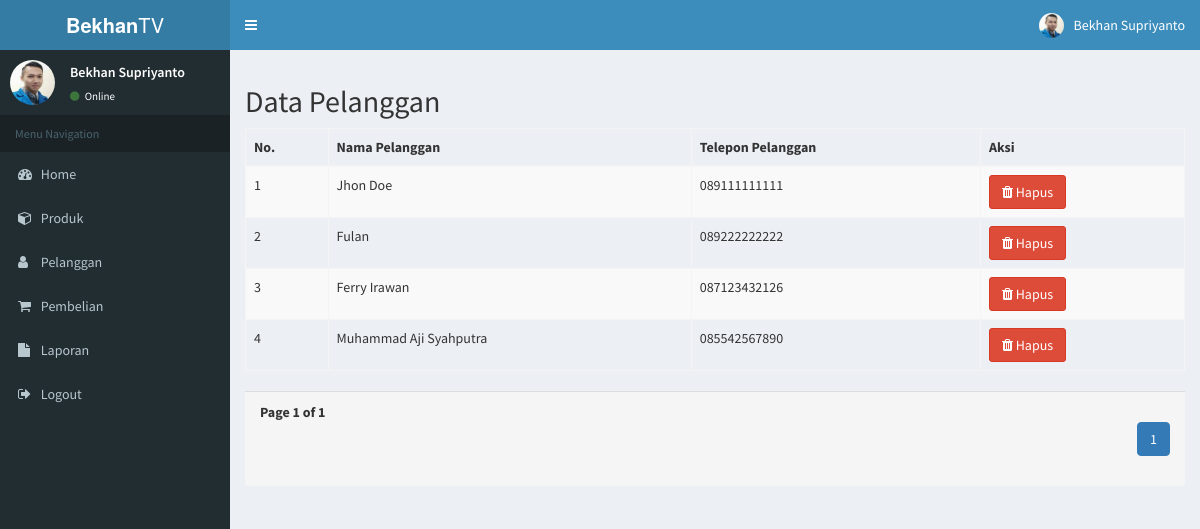
Page /admin/index.php?halaman=pelanggan (signed in) on the committed database.
### tables this page shows
CREATE TABLE `pelanggan` (
  `id_pelanggan` int(11) NOT NULL,
  `email_pelanggan` varchar(100) NOT NULL,
  `password_pelanggan` varchar(50) NOT NULL,
  `nama_pelanggan` varchar(100) NOT NULL,
  `telepon_pelanggan` varchar(20) NOT NULL,
  `alamat_pelanggan` text NOT NULL
);

### admin/pelanggan.php (the view, shortened to what this page needs)
<?php
	$result = mysqli_query($koneksi, "SELECT * FROM pelanggan");
	$rows = [];
	while( $row = mysqli_fetch_assoc($result) ) {
		$rows[] = $row;
	}
	$jmlData = count($rows);
	$jmlHalaman = ceil($jmlData / 10);
	$halamanAktif3 = ( isset($_GET['halamanaktif3']) ) ? $_GET['halamanaktif3'] : 1;
	$halamanAwal = ( 10 * $halamanAktif3) - 10;
?>
<h2 class="">Data Pelanggan</h2>
<div class="table-responsive">
	<table class="table table-bordered table-striped">
		<thead>
			<tr>
				<th>No.</th>
				<th>Nama Pelanggan</th>
				<th>Telepon Pelanggan</th>
				<th>Aksi</th>
			</tr>
		</thead>
		<tbody>
			<?php $no = 1; ?>
			<?php $ambil = $koneksi->query("SELECT * FROM pelanggan LIMIT $halamanAwal, 10"); ?>
			<?php while($pecah = $ambil->fetch_assoc()) { ?>
			<tr>
				<td><?=$no; ?></td>
				<td><?=$pecah['nama_pelanggan']; ?></td>
				<td><?=$pecah['telepon_pelanggan'] ?></td>
				<td><a href="index.php?halaman=hapus_pelanggan&id=<?=$pecah['id_pelanggan']; ?>" onclick="return confirm('Yakin ingin hapus data ini ?')" class="btn btn-danger"><i class="fa fa-trash"></i> Hapus</a></td>
			</tr>
			<?php $no++; ?>
			<?php } ?>
		</tbody>
	</table>
</div>
<div class="panel-footer">
	<div class="row">
		<div class="col col-xs-4">
			<strong>Page <?php echo $halamanAktif3; ?> of <?php echo $jmlHalaman; ?></strong>
		</div>
		<div class="col col-xs-8">
			<ul class="pagination hidden-xs pull-right">
				<?php for($i = 1; $i <= $jmlHalaman; $i++) : ?>
				<?php if($i == $halamanAktif3) : ?>
					<li class="active"><a href="?halamanaktif3=<?=$i; ?>"><?=$i; ?></a></li>
				<?php else : ?>
					<li><a href="?halamanaktif3=<?=$i; ?>"><?=$i; ?></a></li>
				<?php endif; ?>
				<?php endfor; ?>
			</ul>
		</div>
	</div>
</div>

### rows in the picture
pelanggan: nama_pelanggan "Jhon Doe", telepon_pelanggan "089111111111"
pelanggan: nama_pelanggan "Fulan", telepon_pelanggan "089222222222"
pelanggan: nama_pelanggan "Ferry Irawan", telepon_pelanggan "087123432126"
pelanggan: nama_pelanggan "Muhammad Aji Syahputra", telepon_pelanggan "085542567890"

### other values in the picture
$halamanAktif3 "1"
$jmlHalaman "1"
